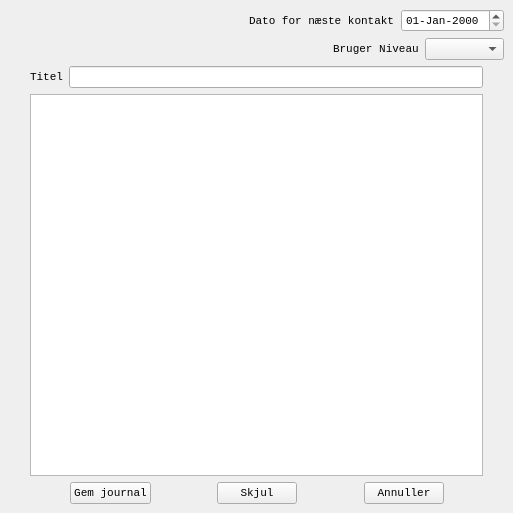
<ui version="4.0" >
 <author></author>
 <comment></comment>
 <exportmacro></exportmacro>
 <class>Form</class>
 <widget class="QWidget" name="Form" >
  <property name="geometry" >
   <rect>
    <x>0</x>
    <y>0</y>
    <width>513</width>
    <height>513</height>
   </rect>
  </property>
  <property name="font" >
   <font>
    <family>Lucida Console</family>
    <pointsize>8</pointsize>
    <weight>50</weight>
    <italic>false</italic>
    <bold>false</bold>
    <underline>false</underline>
    <strikeout>false</strikeout>
   </font>
  </property>
  <property name="windowTitle" >
   <string>Ny Journal</string>
  </property>
  <property name="windowIcon" >
   <iconset resource="helhed.qrc" >:/helhed.png</iconset>
  </property>
  <layout class="QVBoxLayout" >
   <property name="margin" >
    <number>9</number>
   </property>
   <property name="spacing" >
    <number>6</number>
   </property>
   <item>
    <layout class="QVBoxLayout" >
     <property name="margin" >
      <number>0</number>
     </property>
     <property name="spacing" >
      <number>6</number>
     </property>
     <item>
      <layout class="QHBoxLayout" >
       <property name="margin" >
        <number>0</number>
       </property>
       <property name="spacing" >
        <number>6</number>
       </property>
       <item>
        <spacer>
         <property name="orientation" >
          <enum>Qt::Horizontal</enum>
         </property>
         <property name="sizeHint" >
          <size>
           <width>40</width>
           <height>20</height>
          </size>
         </property>
        </spacer>
       </item>
       <item>
        <widget class="QLabel" name="label_3" >
         <property name="text" >
          <string>Dato for næste kontakt</string>
         </property>
        </widget>
       </item>
       <item>
        <widget class="QDateEdit" name="nkontakt" >
         <property name="minimumDate" >
          <date>
           <year>2000</year>
           <month>1</month>
           <day>1</day>
          </date>
         </property>
         <property name="displayFormat" >
          <string>dd-MMM-yyyy</string>
         </property>
        </widget>
       </item>
      </layout>
     </item>
     <item>
      <layout class="QVBoxLayout" >
       <property name="margin" >
        <number>0</number>
       </property>
       <property name="spacing" >
        <number>6</number>
       </property>
       <item>
        <layout class="QHBoxLayout" >
         <property name="margin" >
          <number>0</number>
         </property>
         <property name="spacing" >
          <number>6</number>
         </property>
         <item>
          <spacer>
           <property name="orientation" >
            <enum>Qt::Horizontal</enum>
           </property>
           <property name="sizeHint" >
            <size>
             <width>40</width>
             <height>20</height>
            </size>
           </property>
          </spacer>
         </item>
         <item>
          <layout class="QHBoxLayout" >
           <property name="margin" >
            <number>0</number>
           </property>
           <property name="spacing" >
            <number>6</number>
           </property>
           <item>
            <widget class="QLabel" name="label_2" >
             <property name="text" >
              <string>Bruger Niveau</string>
             </property>
            </widget>
           </item>
           <item>
            <widget class="QComboBox" name="usrlvl" />
           </item>
          </layout>
         </item>
        </layout>
       </item>
       <item>
        <layout class="QHBoxLayout" >
         <property name="margin" >
          <number>0</number>
         </property>
         <property name="spacing" >
          <number>6</number>
         </property>
         <item>
          <spacer>
           <property name="orientation" >
            <enum>Qt::Horizontal</enum>
           </property>
           <property name="sizeType" >
            <enum>QSizePolicy::Maximum</enum>
           </property>
           <property name="sizeHint" >
            <size>
             <width>21</width>
             <height>20</height>
            </size>
           </property>
          </spacer>
         </item>
         <item>
          <layout class="QVBoxLayout" >
           <property name="margin" >
            <number>0</number>
           </property>
           <property name="spacing" >
            <number>6</number>
           </property>
           <item>
            <layout class="QHBoxLayout" >
             <property name="margin" >
              <number>0</number>
             </property>
             <property name="spacing" >
              <number>6</number>
             </property>
             <item>
              <widget class="QLabel" name="label" >
               <property name="text" >
                <string>Titel</string>
               </property>
              </widget>
             </item>
             <item>
              <widget class="QLineEdit" name="title" />
             </item>
            </layout>
           </item>
           <item>
            <widget class="QTextEdit" name="nota" >
             <property name="minimumSize" >
              <size>
               <width>305</width>
               <height>0</height>
              </size>
             </property>
            </widget>
           </item>
          </layout>
         </item>
         <item>
          <spacer>
           <property name="orientation" >
            <enum>Qt::Horizontal</enum>
           </property>
           <property name="sizeType" >
            <enum>QSizePolicy::Maximum</enum>
           </property>
           <property name="sizeHint" >
            <size>
             <width>21</width>
             <height>20</height>
            </size>
           </property>
          </spacer>
         </item>
        </layout>
       </item>
      </layout>
     </item>
     <item>
      <layout class="QHBoxLayout" >
       <property name="margin" >
        <number>0</number>
       </property>
       <property name="spacing" >
        <number>6</number>
       </property>
       <item>
        <spacer>
         <property name="orientation" >
          <enum>Qt::Horizontal</enum>
         </property>
         <property name="sizeHint" >
          <size>
           <width>40</width>
           <height>20</height>
          </size>
         </property>
        </spacer>
       </item>
       <item>
        <widget class="QPushButton" name="insert" >
         <property name="text" >
          <string>Gem journal</string>
         </property>
        </widget>
       </item>
       <item>
        <spacer>
         <property name="orientation" >
          <enum>Qt::Horizontal</enum>
         </property>
         <property name="sizeHint" >
          <size>
           <width>21</width>
           <height>20</height>
          </size>
         </property>
        </spacer>
       </item>
       <item>
        <widget class="QPushButton" name="save" >
         <property name="text" >
          <string>Skjul</string>
         </property>
        </widget>
       </item>
       <item>
        <spacer>
         <property name="orientation" >
          <enum>Qt::Horizontal</enum>
         </property>
         <property name="sizeHint" >
          <size>
           <width>21</width>
           <height>20</height>
          </size>
         </property>
        </spacer>
       </item>
       <item>
        <widget class="QPushButton" name="cancel" >
         <property name="text" >
          <string>Annuller</string>
         </property>
        </widget>
       </item>
       <item>
        <spacer>
         <property name="orientation" >
          <enum>Qt::Horizontal</enum>
         </property>
         <property name="sizeHint" >
          <size>
           <width>40</width>
           <height>20</height>
          </size>
         </property>
        </spacer>
       </item>
      </layout>
     </item>
    </layout>
   </item>
  </layout>
 </widget>
 <pixmapfunction></pixmapfunction>
 <resources>
  <include location="helhed.qrc" />
 </resources>
 <connections/>
</ui>
